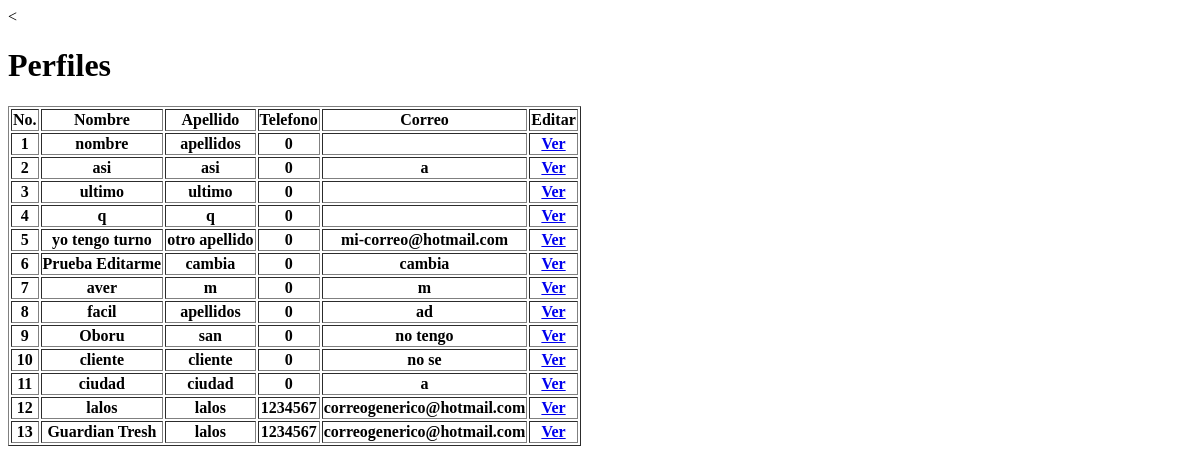
The page /reclutamiento/candidato/lado-oscuro/index.php on the database as committed earlier.
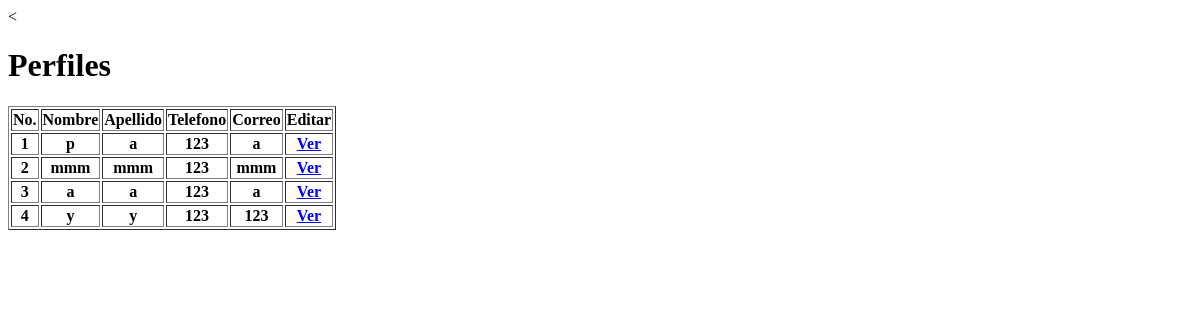
The same page on the database as committed later.
### tables this page shows
CREATE TABLE `employees` (
  `empfullname` varchar(50) NOT NULL DEFAULT '',
  `employee_passwd` varchar(25) NOT NULL DEFAULT '',
  `apellidos` varchar(75) NOT NULL DEFAULT '',
  `employid` bigint(255) NOT NULL,
  `edociv` varchar(50) DEFAULT NULL,
  `sexo` varchar(10) DEFAULT NULL,
  `nss` varchar(20) DEFAULT NULL,
  `email` varchar(75) NOT NULL,
  `telefono` int(50) NOT NULL,
  `tipo` enum('0','1','2','3') NOT NULL,
  `foto` varchar(200) DEFAULT NULL
);

### reclutamiento/candidato/lado-oscuro/index.php (the view, shortened to what this page needs)
<<!DOCTYPE html>
<html>
<head>
</head>
<body>
    <h1>Perfiles</h1>
    <?php
        include '../../config.php';
        $con=mysqli_connect($host,$user,$pass,$name);
            $query = "SELECT empfullname,apellidos,email,telefono,employid FROM employees where tipo = '1'";
            $result = mysqli_query($con,$query);
            echo "<table border = 1>\n";
            echo "  <tr>\n";
            echo "      <th>No.</th>\n";
            echo "      <th>Nombre </th>\n";
            echo "      <th>Apellido </th>\n";
            echo "      <th>Telefono </th>\n";
            echo "      <th>Correo </th>\n";
            echo "      <th>Editar</th>\n";
            echo "</tr>\n";
            $c=1;
            while($row = mysqli_fetch_array($result)){
                echo "  <tr>\n";
                echo "      <th>$c</th>\n";
                echo "      <th>".$row[0]."</th>\n";
                echo "      <th>".$row[1]."</th>\n";
                echo "      <th>".$row[3]."</th>\n";
                echo "      <th>".$row[2]."</th>\n";
                echo "      <th><a href = \"inf_asp.php?id=".$row[4]."\">Ver</a></th>\n";
                echo "  </tr>";
                $c++;
            }
            echo "</table>\n"
    ?>
</body>
</html>

Rows that differ between the two databases and show on the page:
removed employees: empfullname "nombre", apellidos "apellidos", telefono "0"
removed employees: empfullname "asi", apellidos "asi", telefono "0", email "a"
removed employees: empfullname "ultimo", apellidos "ultimo", telefono "0"
removed employees: empfullname "q", apellidos "q", telefono "0"
removed employees: empfullname "yo tengo turno", apellidos "otro apellido", telefono "0", email "mi-correo@hotmail.com"
removed employees: empfullname "Prueba Editarme", apellidos "cambia", telefono "0", email "cambia"
removed employees: empfullname "aver", apellidos "m", telefono "0", email "m"
removed employees: empfullname "facil", apellidos "apellidos", telefono "0", email "ad"
removed employees: empfullname "Oboru", apellidos "san", telefono "0", email "no tengo"
removed employees: empfullname "cliente", apellidos "cliente", telefono "0", email "no se"
removed employees: empfullname "ciudad", apellidos "ciudad", telefono "0", email "a"
removed employees: empfullname "lalos", apellidos "lalos", telefono "1234567", email "correogenerico@hotmail.com"
removed employees: empfullname "Guardian Tresh", apellidos "lalos", telefono "1234567", email "correogenerico@hotmail.com"
added employees: empfullname "p", apellidos "a", telefono "123", email "a"
added employees: empfullname "mmm", apellidos "mmm", telefono "123", email "mmm"
added employees: empfullname "a", apellidos "a", telefono "123", email "a"
added employees: empfullname "y", apellidos "y", telefono "123", email "123"
